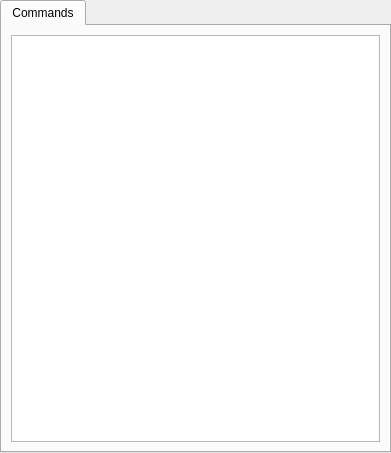
<?xml version="1.0" encoding="UTF-8"?>
<ui version="4.0">
 <class>Form</class>
 <widget class="QDockWidget" name="Form">
  <property name="geometry">
   <rect>
    <x>0</x>
    <y>0</y>
    <width>391</width>
    <height>453</height>
   </rect>
  </property>
  <property name="windowTitle">
   <string>3Di</string>
  </property>
  <layout class="QGridLayout" name="gridLayout">
   <item row="1" column="0">
    <widget class="QTabWidget" name="tabWidget">
     <property name="currentIndex">
      <number>0</number>
     </property>
     <widget class="QWidget" name="tab">
      <attribute name="title">
       <string>Commands</string>
      </attribute>
      <layout class="QVBoxLayout" name="verticalLayout">
       <item>
        <widget class="QTreeView" name="treeView">
         <property name="headerHidden">
          <bool>true</bool>
         </property>
        </widget>
       </item>
      </layout>
     </widget>
    </widget>
   </item>
  </layout>
 </widget>
 <resources/>
 <connections/>
</ui>
